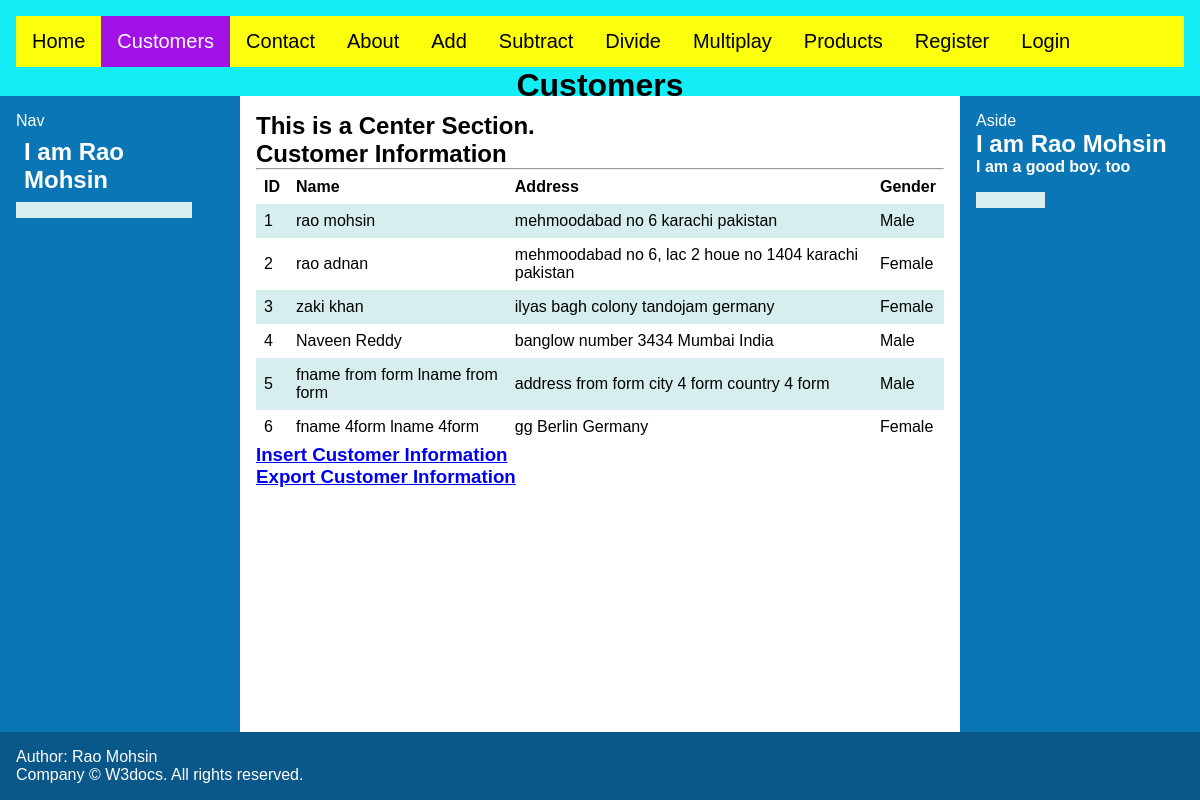
The page /t1 on the database as committed earlier.
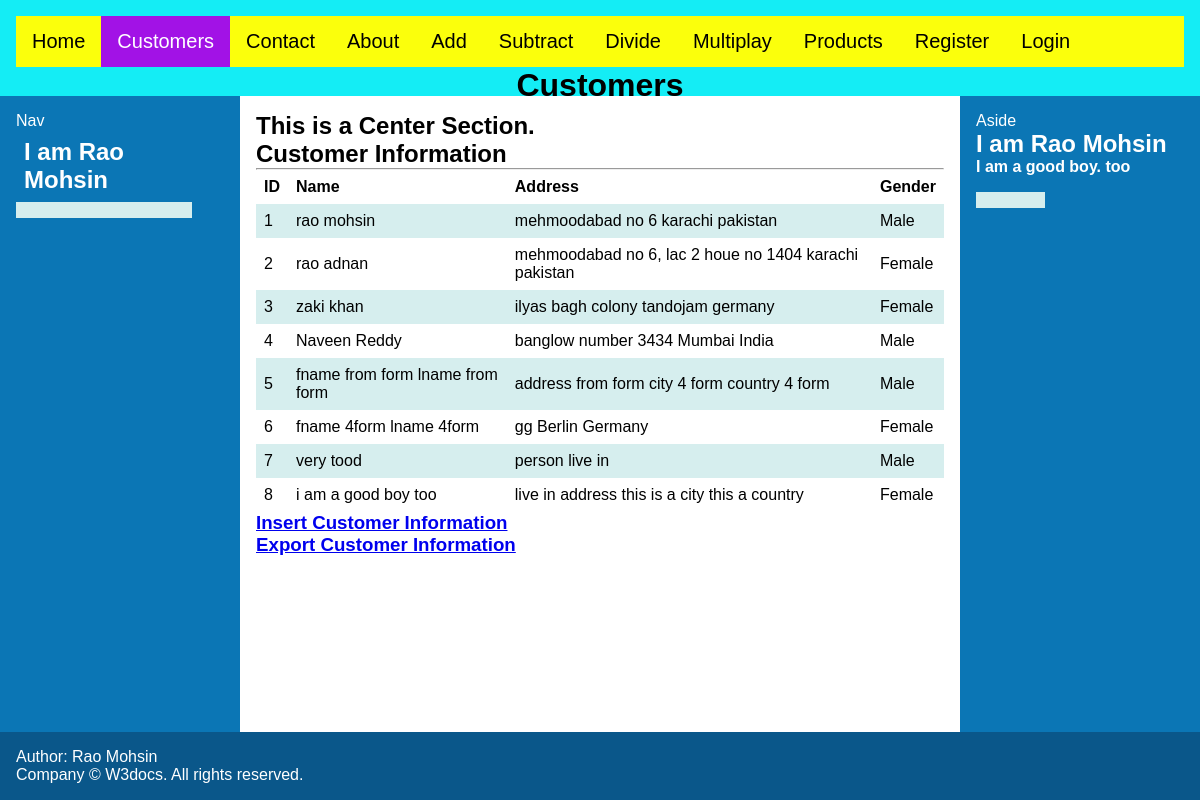
The same page on the database as committed later.
### tempapp1/models.py (models this page shows)
class Customers(models.Model):
	fname =models.CharField(max_length=100)
	lname =models.CharField(max_length=100)
	address = models.TextField()
	city =models.CharField(max_length=100)
	country =models.CharField(max_length=100)
	age = models.IntegerField(default=0)
	gender = models.BooleanField(default=False) #0 = Female, 1=Male

### tempapp1/views.py (the view)
# urls.py: path('t1', views.t1,name='t1'),
def t1(request):
	dests = Customers.objects.all()
	return render(request,'news.html',{"title":"Customers", "dests":dests})

### templates/news.html (shortened to what this page needs)
{% extends 'base.html' %}
{% block content %}
    <article>
        <h1>This is a Center Section.</h1>
        <h1>Customer Information</h1>
        <hr>
        <table>
            <tr>
                <th>ID</th>
                <th>Name</th>
                <th>Address</th>
                <th>Gender</th>
            </tr>
            {% for mydest in dests %}
            <tr>
                <td>{{ mydest.id }}</td>
                <td>{{ mydest.fname }} {{ mydest.lname }}</td>
                <td>{{ mydest.address }} {{ mydest.city }} {{ mydest.country }}</td>
                {% if mydest.gender %}
                <td>Male</td>
                {% else %}
                <td>Female</td>
                {% endif %}
            </tr>
            {% endfor %}
        </table>
        <a href="ci"><h3>Insert Customer Information</h3></a>
        <a href="export2csv"><h3>Export Customer Information</h3></a>
    </article>
    <nav>Nav
        <table>
            <tr>
                <td><h1>I am Rao Mohsin</h1></td>
                <td><p></p></td>
                <td><h3></h3></td>
            </tr>
            <tr>
                <td></td>
            </tr>
        </table>
    </nav>
    <aside>Aside
        <h1>I am Rao Mohsin</h1>
        <h4>I am a good boy. too</h4>
        <table>
            <tr>
                <td><h1></h1></td>
                <td><p></p></td>
                <td><h3></h3></td>
            </tr>
            <tr>
                <td></td>
            </tr>
        </table>
    </aside>
{% endblock %}

### templates/base.html (shortened to what this page needs)
<!DOCTYPE html>
<html lang="en">
  <head>
  </head>
<body>
  <header>
    <div class="topnav">
        <a  href="\">Home</a>
        <a href="t1">Customers</a>
        <a href="t2">Contact</a>
        <a href="t3">About</a>
        <a href="add">Add</a>
        <a href="subtract">Subtract</a>
        <a href="divide">Divide</a>
        <a href="multiplay">Multiplay</a>
        <a href="products">Products</a>
        {% if user.is_authenticated %}
          <p>Hello {{user.first_name}}</p>
          <a href="tempapp2/logout">logout</a>
        {% else %}
          <a href="tempapp2/welcome">Register</a>
          <a href="tempapp2/login">Login</a>
        {% endif %}
      </div>
      <center>
        <h1>{{ title }}</h1>
      </center>
  </header>
  <div id="main">
  {% block content %}{% endblock %}
</div>
  <footer>
    Author: Rao Mohsin
    <p>Company © W3docs. All rights reserved.</p>
  </footer>
</body>
</html>

### templates/base.html (style rules this page uses)
* { box-sizing: border-box; margin: 0; padding: 0; }
body { display: flex; min-height: 100vh; flex-direction: column; margin: 0; font-family: Arial, Helvetica, sans-serif; }
#main { display: flex; flex: 1; }
#main > article { flex: 1; }
#main > nav, #main > aside { flex: 0 0 20vw; background: rgb(11, 118, 181); color: white; font-size: 16px; }
#main > nav { order: -1; }
header { background: rgb(20, 237, 245); height: 12vh; }
footer { background: rgb(10, 87, 138); color: white; }
header, footer, article, nav, aside { padding: 1em; }
.topnav { overflow: hidden; background-color: rgb(251, 255, 12); }
.topnav a { float: left; color: #000000; text-align: center; padding: 14px 16px; text-decoration: none; font-size: 20px; }
.topnav a.active { background-color: rgb(162, 18, 230); color: white; }
table { border-collapse: collapse; width: 100%; }
th, td { text-align: left; padding: 8px; }
tr:nth-child(even) { background-color: #D6EEEE; }

Rows that differ between the two databases and show on the page:
added Customers: id "7", fname "very", lname "tood", address "person", city "live", country "in", gender "Male"
added Customers: id "8", fname "i am a", lname "good boy too", address "live in address", city "this is a city", country "this a country", gender "Female"
